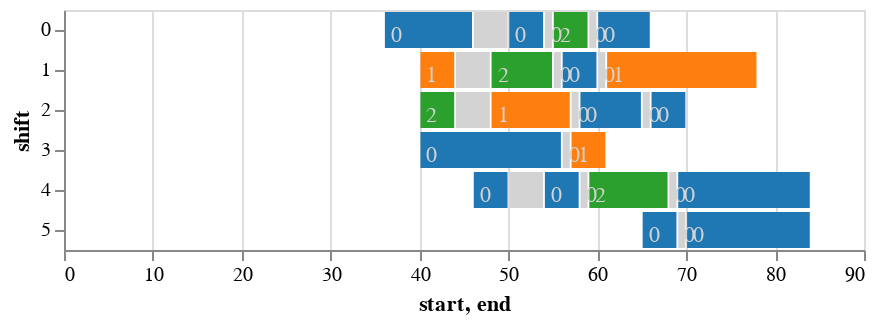

Notebook source saved alongside this figure:
### Code cell
shift_schedule = ShiftSchedule.from_file("test_data/shoe_1_3_1_9_sol.csv")
plot_shift_schedule(shift_schedule)

### Figure 1 — Vega-Lite specification as saved in the notebook (floating-point values rounded to 4 significant figures)
{"config": {"view": {"continuousWidth": 400, "continuousHeight": 300}}, "layer": [{"mark": "bar", "encoding": {"color": {"type": "nominal", "field": "id", "legend": null, "scale": {"domain": ["(255, 127, 14)", "lightgrey", "(44, 160, 44)", "(31, 119, 180)"], "range": ["#ff7f0e", "#d3d3d3", "#2ca02c", "#1f77b4"]}}, "x": {"type": "quantitative", "field": "start"}, "x2": {"field": "end"}, "y": {"type": "nominal", "field": "shift"}}}, {"mark": {"type": "text", "color": "white", "dx": 6, "dy": 3}, "encoding": {"color": {"value": "lightgrey"}, "text": {"type": "quantitative", "field": "activity_type"}, "x": {"type": "quantitative", "field": "start"}, "x2": {"field": "end"}, "y": {"type": "nominal", "field": "shift"}}}], "data": {"name": "data-56f9e6ae2fa272f9ffda67834fe84f25"}, "$schema": "https://vega.github.io/schema/vega-lite/v4.8.1.json", "datasets": {"data-56f9e6ae2fa272f9ffda67834fe84f25": [{"shift": 0, "start": 36.1, "end": 45.9, "id": "(31, 119, 180)", "activity_type": 0}, {"shift": 0, "start": 46.1, "end": 49.9, "id": "lightgrey", "activity_type": ""}, {"shift": 0, "start": 50.1, "end": 53.9, "id": "(31, 119, 180)", "activity_type": 0}, {"shift": 0, "start": 54.1, "end": 54.9, "id": "lightgrey", "activity_type": ""}, {"shift": 0, "start": 55.1, "end": 58.9, "id": "(44, 160, 44)", "activity_type": 2}, {"shift": 0, "start": 59.1, "end": 59.9, "id": "lightgrey", "activity_type": ""}, {"shift": 0, "start": 60.1, "end": 65.9, "id": "(31, 119, 180)", "activity_type": 0}, {"shift": 1, "start": 40.1, "end": 43.9, "id": "(255, 127, 14)", "activity_type": 1}, {"shift": 1, "start": 44.1, "end": 47.9, "id": "lightgrey", "activity_type": ""}, {"shift": 1, "start": 48.1, "end": 54.9, "id": "(44, 160, 44)", "activity_type": 2}, {"shift": 1, "start": 55.1, "end": 55.9, "id": "lightgrey", "activity_type": ""}, {"shift": 1, "start": 56.1, "end": 59.9, "id": "(31, 119, 180)", "activity_type": 0}, {"shift": 1, "start": 60.1, "end": 60.9, "id": "lightgrey", "activity_type": ""}, {"shift": 1, "start": 61.1, "end": 77.9, "id": "(255, 127, 14)", "activity_type": 1}, {"shift": 2, "start": 40.1, "end": 43.9, "id": "(44, 160, 44)", "activity_type": 2}, {"shift": 2, "start": 44.1, "end": 47.9, "id": "lightgrey", "activity_type": ""}, {"shift": 2, "start": 48.1, "end": 56.9, "id": "(255, 127, 14)", "activity_type": 1}, {"shift": 2, "start": 57.1, "end": 57.9, "id": "lightgrey", "activity_type": ""}, {"shift": 2, "start": 58.1, "end": 64.9, "id": "(31, 119, 180)", "activity_type": 0}, {"shift": 2, "start": 65.1, "end": 65.9, "id": "lightgrey", "activity_type": ""}, {"shift": 2, "start": 66.1, "end": 69.9, "id": "(31, 119, 180)", "activity_type": 0}, {"shift": 3, "start": 40.1, "end": 55.9, "id": "(31, 119, 180)", "activity_type": 0}, {"shift": 3, "start": 56.1, "end": 56.9, "id": "lightgrey", "activity_type": ""}, {"shift": 3, "start": 57.1, "end": 60.9, "id": "(255, 127, 14)", "activity_type": 1}, {"shift": 4, "start": 46.1, "end": 49.9, "id": "(31, 119, 180)", "activity_type": 0}, {"shift": 4, "start": 50.1, "end": 53.9, "id": "lightgrey", "activity_type": ""}, {"shift": 4, "start": 54.1, "end": 57.9, "id": "(31, 119, 180)", "activity_type": 0}, {"shift": 4, "start": 58.1, "end": 58.9, "id": "lightgrey", "activity_type": ""}, {"shift": 4, "start": 59.1, "end": 67.9, "id": "(44, 160, 44)", "activity_type": 2}, {"shift": 4, "start": 68.1, "end": 68.9, "id": "lightgrey", "activity_type": ""}, {"shift": 4, "start": 69.1, "end": 83.9, "id": "(31, 119, 180)", "activity_type": 0}, {"shift": 5, "start": 65.1, "end": 68.9, "id": "(31, 119, 180)", "activity_type": 0}, {"shift": 5, "start": 69.1, "end": 69.9, "id": "lightgrey", "activity_type": ""}, {"shift": 5, "start": 70.1, "end": 83.9, "id": "(31, 119, 180)", "activity_type": 0}]}}
